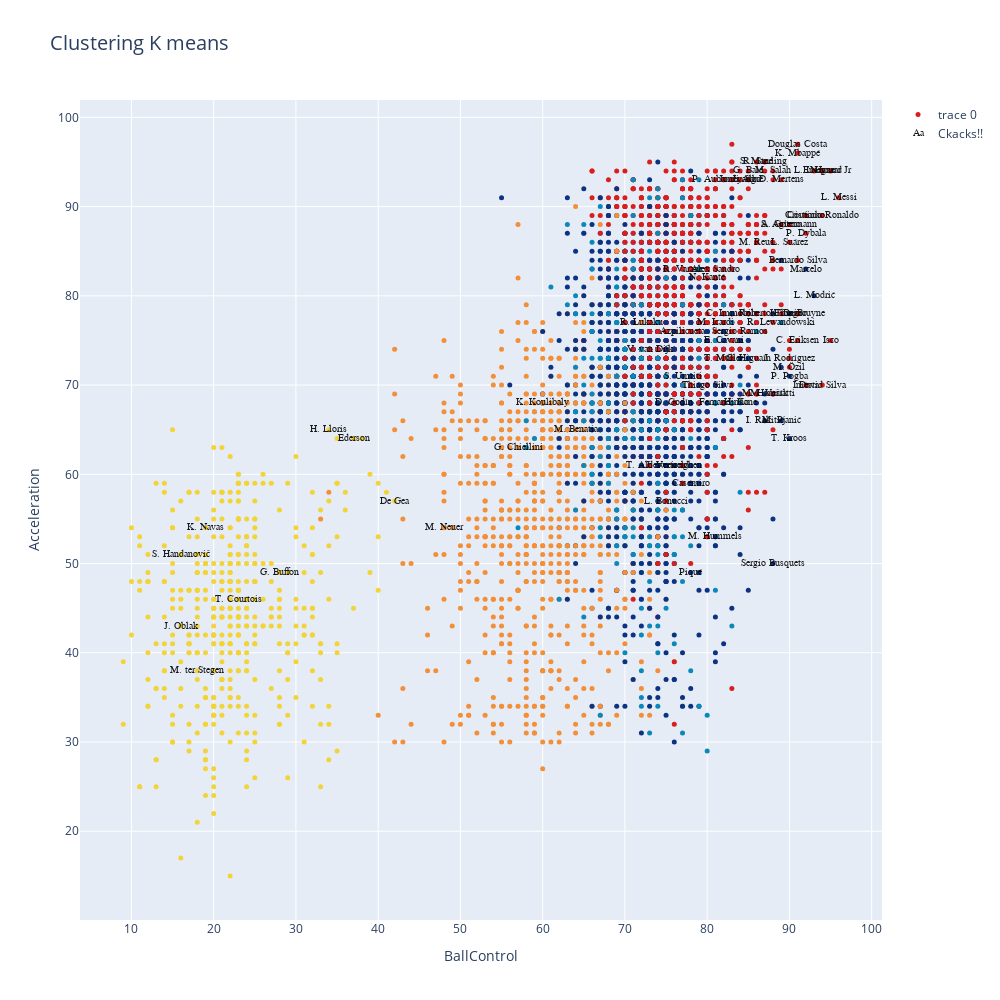

Notebook cell for this chart:
### Markdown cell above
**Graficamos el resultado kmedias con la cantidad de clases elegida: Visualizamos de a dos variables por vez**

### Code cell
data=[]
bool_crack=df_n["Overall"] > 85
bool_no_crack=df_n["Overall"]<86


#Eligo dos números entre 0 y  de n_skills-1
skill_1=skills_ratings[9]
skill_2=skills_ratings[10]


kmean_clusters = go.Scatter(x=df_skills[skill_1], y=df_skills[skill_2],
                           mode='markers',
                        text=df_n.loc[:,'Name'],
                           marker=dict(
                                size=5,
                                color = clusters.astype(np.float), #set color equal to a variable
                                colorscale='Portland',
                                showscale=False)
                           )

crack =go.Scatter(x=df_skills.loc[bool_crack,skill_1], y=df_skills.loc[bool_crack,skill_2],name='Ckacks!!',
                      text=df_n.loc[bool_crack,'Name'],
                      textfont=dict(family='sans serif',size=10,color='black'),
                      opacity=0.9,mode='text')

data=[kmean_clusters,crack]

layout = go.Layout(title="Clustering K means ",titlefont=dict(size=20),
                xaxis=dict(title=skill_1),
                yaxis=dict(title=skill_2),
                autosize=False, width=1000,height=1000)

fig = go.Figure(data=data, layout=layout)

iplot(fig)

### Figure 1 — Plotly figure (JSON) as saved in the notebook; plotly's stock layout.template omitted (floating-point values rounded to 4 significant figures; data arrays with more than 128 entries replaced by an {"elided": "..."} marker saying what was removed)
{"data": [{"marker": {"color": {"elided": "4749 int values"}, "colorscale": [[0, "rgb(12,51,131)"], [0.25, "rgb(10,136,186)"], [0.5, "rgb(242,211,56)"], [0.75, "rgb(242,143,56)"], [1, "rgb(217,30,30)"]], "showscale": false, "size": 5}, "mode": "markers", "text": {"elided": "4749 str values"}, "type": "scatter", "x": {"elided": "4749 int values"}, "y": {"elided": "4749 int values"}}, {"mode": "text", "name": "Ckacks!!", "opacity": 0.9, "text": ["L. Messi", "Cristiano Ronaldo", "Neymar Jr", "De Gea", "K. De Bruyne", "E. Hazard", "L. Modrić", "L. Suárez", "Sergio Ramos", "J. Oblak", "R. Lewandowski", "T. Kroos", "D. Godín", "David Silva", "N. Kanté", "P. Dybala", "H. Kane", "A. Griezmann", "M. ter Stegen", "T. Courtois", "Sergio Busquets", "E. Cavani", "M. Neuer", "S. Agüero", "G. Chiellini", "K. Mbappé", "M. Salah", "Casemiro", "J. Rodríguez", "L. Insigne", "Isco", "C. Eriksen", "Coutinho", "P. Aubameyang", "M. Hummels", "Marcelo", "G. Bale", "H. Lloris", "G. Higuaín", "Thiago Silva", "S. Handanovič", "G. Buffon", "S. Umtiti", "M. Icardi", "K. Koulibaly", "P. Pogba", "K. Navas", "R. Lukaku", "C. Immobile", "Jordi Alba", "D. Mertens", "J. Vertonghen", "M. Hamšík", "I. Rakitić", "Piqué", "L. Sané", "Bernardo Silva", "Ederson", "S. Mané", "V. van Dijk", "R. Sterling", "Roberto Firmino", "R. Varane", "M. Verratti", "Alex Sandro", "Douglas Costa", "T. Müller", "Thiago", "M. Reus", "Azpilicueta", "L. Bonucci", "T. Alderweireld", "M. Pjanić", "M. Benatia", "M. Özil", "Fernandinho", "Iniesta"], "textfont": {"color": "black", "family": "sans serif", "size": 10}, "type": "scatter", "x": [96, 94, 95, 42, 91, 94, 93, 90, 84, 16, 89, 90, 76, 94, 80, 92, 84, 90, 18, 23, 88, 82, 48, 89, 57, 91, 88, 78, 90, 93, 95, 91, 92, 82, 81, 92, 85, 34, 85, 80, 16, 28, 77, 81, 60, 90, 19, 72, 83, 84, 89, 76, 87, 87, 78, 85, 91, 37, 86, 73, 87, 88, 77, 88, 81, 91, 82, 90, 86, 77, 75, 74, 89, 64, 90, 82, 92], "y": [91, 89, 94, 57, 78, 94, 80, 86, 76, 43, 77, 64, 68, 70, 82, 87, 68, 88, 38, 46, 50, 75, 54, 88, 63, 96, 94, 59, 73, 94, 75, 75, 89, 93, 53, 83, 94, 65, 73, 70, 51, 49, 71, 77, 68, 71, 54, 77, 78, 93, 93, 61, 69, 66, 49, 93, 84, 64, 95, 74, 95, 78, 83, 69, 83, 97, 73, 78, 86, 76, 57, 61, 66, 65, 72, 68, 70]}], "layout": {"autosize": false, "height": 1000, "title": {"font": {"size": 20}, "text": "Clustering K means "}, "width": 1000, "xaxis": {"title": {"text": "BallControl"}}, "yaxis": {"title": {"text": "Acceleration"}}}}
